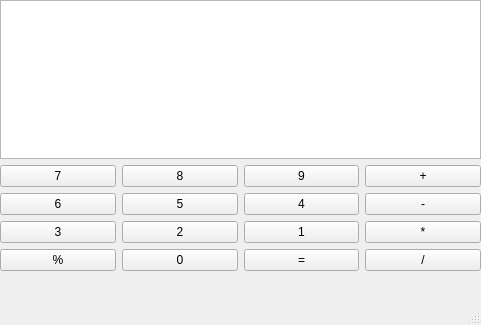
<?xml version="1.0" encoding="UTF-8"?>
<ui version="4.0">
 <class>MainWindow</class>
 <widget class="QMainWindow" name="MainWindow">
  <property name="geometry">
   <rect>
    <x>0</x>
    <y>0</y>
    <width>481</width>
    <height>325</height>
   </rect>
  </property>
  <property name="windowTitle">
   <string>Scientific Calculator</string>
  </property>
  <widget class="QWidget" name="centralwidget">
   <widget class="QWidget" name="verticalLayoutWidget">
    <property name="geometry">
     <rect>
      <x>0</x>
      <y>0</y>
      <width>481</width>
      <height>271</height>
     </rect>
    </property>
    <layout class="QVBoxLayout" name="verticalLayout">
     <item>
      <widget class="QTextBrowser" name="textBrowser"/>
     </item>
     <item>
      <layout class="QGridLayout" name="gridLayout">
       <item row="0" column="1">
        <widget class="QPushButton" name="button7">
         <property name="text">
          <string>7</string>
         </property>
        </widget>
       </item>
       <item row="3" column="2">
        <widget class="QPushButton" name="button0">
         <property name="text">
          <string>0</string>
         </property>
        </widget>
       </item>
       <item row="3" column="4">
        <widget class="QPushButton" name="buttonDiv">
         <property name="text">
          <string>/</string>
         </property>
        </widget>
       </item>
       <item row="1" column="4">
        <widget class="QPushButton" name="buttonSub">
         <property name="text">
          <string>-</string>
         </property>
        </widget>
       </item>
       <item row="2" column="2">
        <widget class="QPushButton" name="button2">
         <property name="text">
          <string>2</string>
         </property>
        </widget>
       </item>
       <item row="3" column="3">
        <widget class="QPushButton" name="buttonEquals">
         <property name="text">
          <string>=</string>
         </property>
        </widget>
       </item>
       <item row="2" column="1">
        <widget class="QPushButton" name="button3">
         <property name="text">
          <string>3</string>
         </property>
        </widget>
       </item>
       <item row="1" column="1">
        <widget class="QPushButton" name="button6">
         <property name="text">
          <string>6</string>
         </property>
        </widget>
       </item>
       <item row="1" column="2">
        <widget class="QPushButton" name="button5">
         <property name="text">
          <string>5</string>
         </property>
        </widget>
       </item>
       <item row="1" column="3">
        <widget class="QPushButton" name="button4">
         <property name="text">
          <string>4</string>
         </property>
        </widget>
       </item>
       <item row="0" column="4">
        <widget class="QPushButton" name="buttonAdd">
         <property name="text">
          <string>+</string>
         </property>
        </widget>
       </item>
       <item row="0" column="2">
        <widget class="QPushButton" name="button8">
         <property name="text">
          <string>8</string>
         </property>
        </widget>
       </item>
       <item row="2" column="3">
        <widget class="QPushButton" name="button1">
         <property name="text">
          <string>1</string>
         </property>
        </widget>
       </item>
       <item row="0" column="3">
        <widget class="QPushButton" name="button9">
         <property name="text">
          <string>9</string>
         </property>
         <property name="autoRepeatDelay">
          <number>300</number>
         </property>
        </widget>
       </item>
       <item row="2" column="4">
        <widget class="QPushButton" name="buttonMult">
         <property name="text">
          <string>*</string>
         </property>
        </widget>
       </item>
       <item row="3" column="1">
        <widget class="QPushButton" name="buttonMod">
         <property name="text">
          <string>%</string>
         </property>
        </widget>
       </item>
      </layout>
     </item>
    </layout>
   </widget>
  </widget>
  <widget class="QMenuBar" name="menubar">
   <property name="geometry">
    <rect>
     <x>0</x>
     <y>0</y>
     <width>481</width>
     <height>24</height>
    </rect>
   </property>
  </widget>
  <widget class="QStatusBar" name="statusbar"/>
 </widget>
 <resources/>
 <connections/>
</ui>
